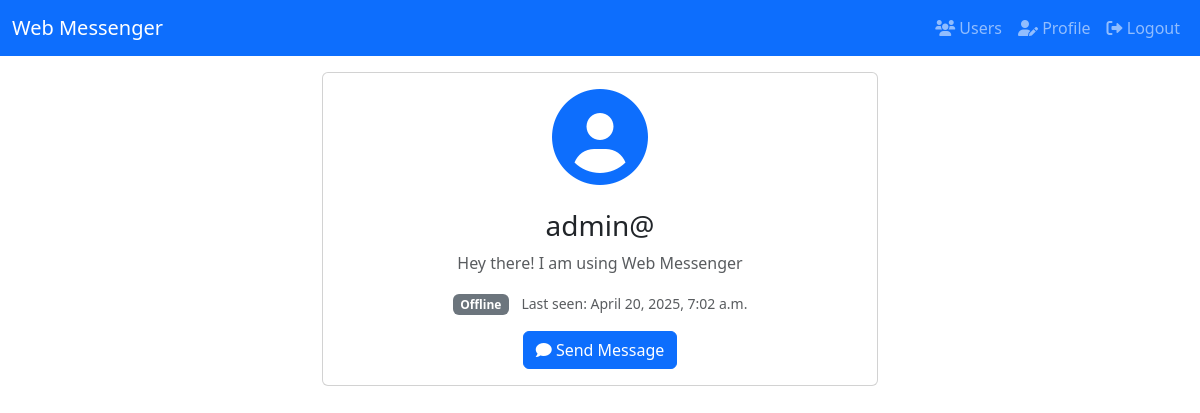
Page /chat/profile/admin@/ (signed in) on the committed database.
### chat/models.py (models this page shows, shortened)
class UserProfile(models.Model):
    user = models.OneToOneField(User, on_delete=models.CASCADE, related_name='profile')
    avatar = models.ImageField(upload_to='avatars/', null=True, blank=True)
    status = models.CharField(max_length=100, default='Hey there! I am using Web Messenger')
    is_online = models.BooleanField(default=False)
    last_seen = models.DateTimeField(default=timezone.now)

### chat/views.py (the view)
# urls.py: path('profile/<str:username>/', views.user_profile, name='user_profile'),
@login_required
def user_profile(request, username):
    user = get_object_or_404(User, username=username)
    profile, created = UserProfile.objects.get_or_create(user=user)
    return render(request, 'chat/user_profile.html', {'profile': profile})

### templates/chat/user_profile.html (shortened to what this page needs)
{% extends "chat/base.html" %}
{% block content %}
<div class="container-fluid chat-container">
    <div class="row h-100">
        <div class="col-md-6 mx-auto p-3">
            <div class="card">
                <div class="card-body text-center">
                    <div class="mb-4">
                        {% if profile.avatar %}
                        <img src="{{ profile.avatar.url }}" alt="{{ profile.user.username }}" class="rounded-circle" width="150" height="150">
                        {% else %}
                        <i class="fas fa-user-circle fa-6x text-primary"></i>
                        {% endif %}
                    </div>
                    <h3 class="card-title">{{ profile.user.username }}</h3>
                    <p class="text-muted">{{ profile.status }}</p>
                    <div class="mb-3">
                        <span class="badge {% if profile.is_online %}bg-success{% else %}bg-secondary{% endif %}">
                            {% if profile.is_online %}Online{% else %}Offline{% endif %}
                        </span>
                        {% if not profile.is_online %}
                        <small class="text-muted ms-2">Last seen: {{ profile.last_seen|date:"F j, Y, g:i a" }}</small>
                        {% endif %}
                    </div>
                    {% if user == profile.user %}
                    <a href="{% url 'chat:update_profile' %}" class="btn btn-primary">
                        <i class="fas fa-edit"></i> Edit Profile
                    </a>
                    {% else %}
                    <a href="{% url 'chat:create_chat' %}?user_id={{ profile.user.id }}" class="btn btn-primary">
                        <i class="fas fa-comment"></i> Send Message
                    </a>
                    {% endif %}
                </div>
            </div>
        </div>
    </div>
</div>
{% endblock %}

### templates/chat/base.html (style rules this page uses)
.chat-container { height: calc(100vh - 56px); }

### rows in the picture
UserProfile: user.username "admin@", status "Hey there! I am using Web Messenger", last_seen "April 20, 2025, 7:02 a.m."
